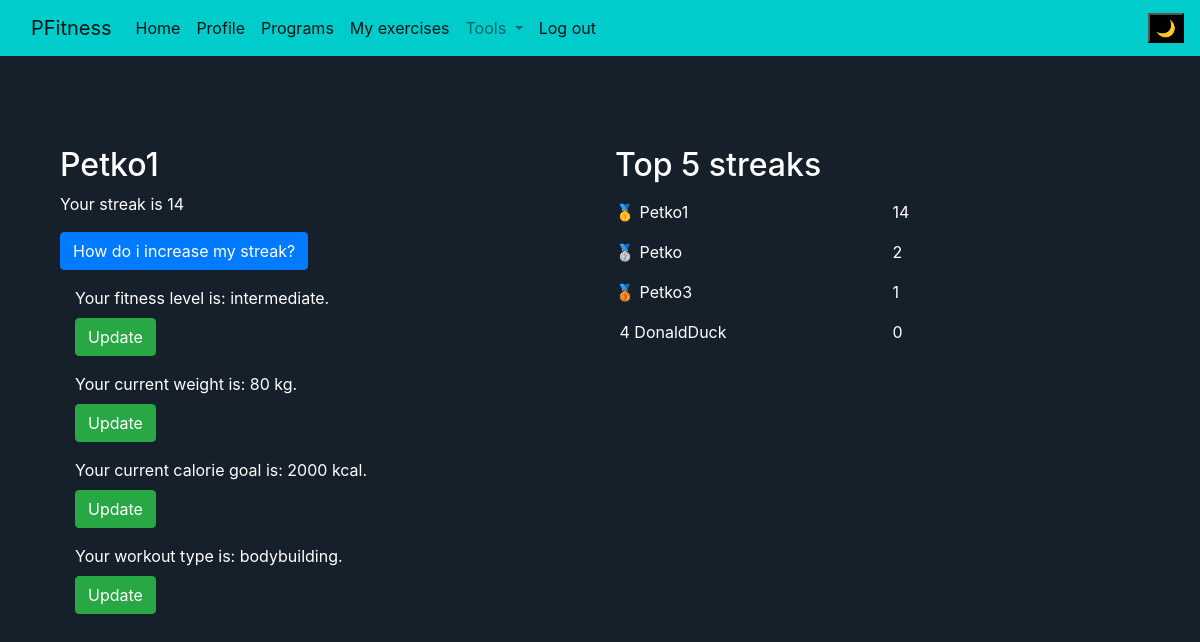
Page /profile (signed in) on the committed database.
### pfitness/models.py (models this page shows, shortened)
class User(AbstractUser):
    level = models.CharField(max_length=32, default="beginner")
    workout_type = models.CharField(max_length=16, default='None')
    calorie_goal = models.IntegerField(default=0)
    weight = models.IntegerField(default=0)

class Streak(models.Model):
    user = models.ForeignKey("User", on_delete=models.CASCADE)
    streak = models.IntegerField(default=0)
    last_day = models.DateTimeField(auto_now_add=True)

### pfitness/views.py (the view)
# urls.py: path("profile", views.profile, name="profile"),
@login_required
def profile(request):
    streak = Streak.objects.get(user=request.user)
    present = datetime.datetime.now().date()
    if present > streak.last_day.date():
        streak.streak += 1
        streak.last_day = datetime.datetime.now()
        streak.save()
    leaderboard = Streak.objects.order_by("-streak")[:5]
    return render(request, "pfitness/profile.html", {
        "streak": streak.streak,
        "leaderboard": leaderboard
    })

### pfitness/templates/pfitness/profile.html (shortened to what this page needs)
{% extends "pfitness/layout.html" %}
{% load static %}
{% block body %}
<div class="container">
    <div class="row">
        <div class="col">
            <p class="h2">{{user.username}}</p>
            <p>
                Your streak is {{streak}}
            </p>
            <p>
                <button class="btn btn-primary" type="button" data-bs-toggle="collapse" data-bs-target="#streakq" aria-expanded="false">
                How do i increase my streak?
                </button>
            </p>
            <div class="container mb-3">
                <text>
                    Your fitness level is:  <text id="lvlvalue">{{user.level}}</text>.
                </text>
                <br>
                <button type="button" id="selectbtn" class="btn btn-success mt-2" data-type="lvl" data-action="updatelevel" data-userid="{{user.pk}}">Update</button>
            </div>
            <div class="container mb-3">
                <text>
                    Your current weight is:  <text id="weightvalue">{{user.weight}}</text> kg.
                </text>
                <br>
                <button type="button" id="calcbtn" class="btn btn-success mt-2" data-type="weight" data-action="updateweight" data-userid="{{user.pk}}">Update</button>
            </div>
            <div class="container mb-3">
                <text>
                    Your current calorie goal is:  <text id="calorievalue">{{user.calorie_goal}}</text> kcal.
                </text>
                <br>
                <button type="button" id="calcbtn" class="btn btn-success mt-2" data-type="calorie" data-action="updatecalories" data-userid="{{user.pk}}">Update</button>
            </div>
            <div class="container mb-3">
                <text>
                    Your workout type is: <text id="wrkvalue">{{user.workout_type}}</text>.
                </text>
                <br>
                <button type="button" id="selectbtn" class="btn btn-success mt-2" data-type="wrk" data-action="updateworkout" data-userid="{{user.pk}}">Update</button>
            </div>
        </div>
        <div class="col">
            <p class="h2 mb-3">Top 5 streaks</p>
            {% for leader in leaderboard %}
                <p class="h5">
                    <div class="row">
                        <div class="col">
                            {% if forloop.counter == 1 %}
                                🥇
                            {% elif forloop.counter == 2 %}
                                🥈
                            {% elif forloop.counter == 3 %}
                                🥉
                            {% else %}
                                &nbsp{{forloop.counter}}
                            {% endif %}
                            {{leader.user.username}}
                        </div>
                        <div class="col">{{leader.streak}}</div>
                    </div>
                </p>
            {% endfor %}
        </div>
    </div>
</div>
{% endblock %}

### pfitness/static/pfitness/styles.css (style rules this page uses)
body { background-color:rgb(21, 32, 43); color: white; }

### rows in the picture
User: username "Petko1", level "intermediate", weight "80", calorie_goal "2000", workout_type "bodybuilding"
Streak: user.username "Petko1", streak "14"
Streak: user.username "Petko", streak "2"
Streak: user.username "Petko3", streak "1"
Streak: user.username "DonaldDuck", streak "0"

### other values in the picture
{{ streak }} "14"
